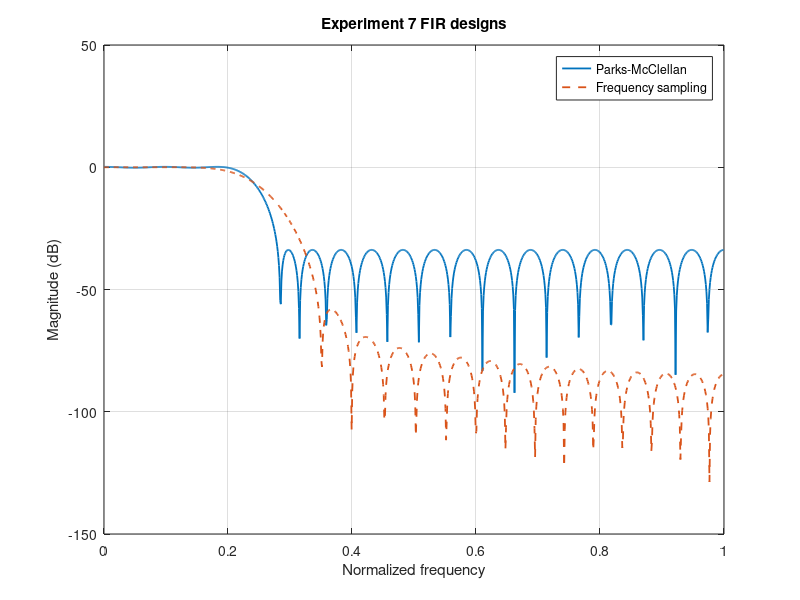

The MATLAB script that drew this image:
% Experiment 7: FIR design using Parks McClellan and frequency sampling
% Standalone MATLAB script. Uses example parameters because the screenshots omit
% the input parameter tables. Change the marked values to your lab values.
clear; close all; clc; rng(7);
Fs=8000; N=40; % example sampling rate/order
f=[0 0.2 0.28 1]; a=[1 1 0 0];
b1=firpm(N,f,a); b2=fir2(N, f, a);
[H1,w]=freqz(b1,1,1024); H2=freqz(b2,1,1024);
figure; plot(w/pi,20*log10(abs(H1)+eps),'LineWidth',1.3); hold on
plot(w/pi,20*log10(abs(H2)+eps),'--','LineWidth',1.3); grid on
xlabel('Normalized frequency'); ylabel('Magnitude (dB)'); legend('Parks-McClellan','Frequency sampling'); title('Experiment 7 FIR designs');
